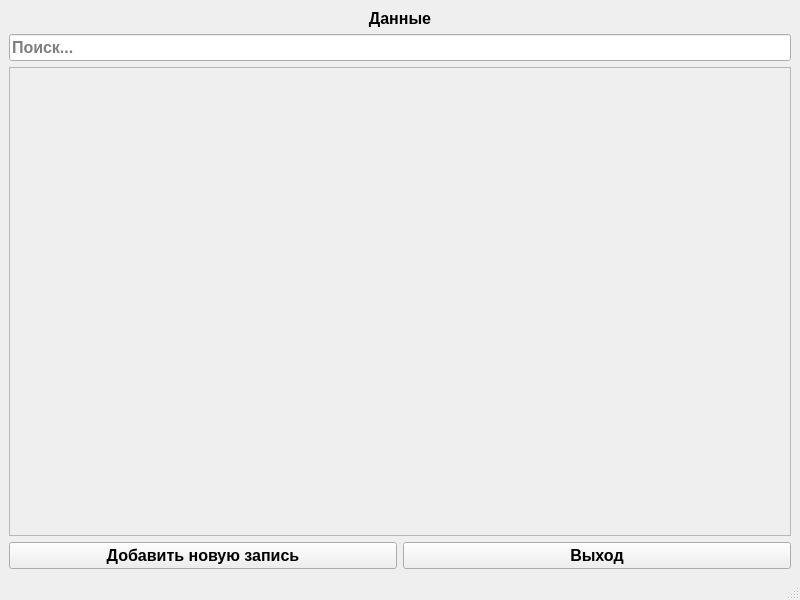
<?xml version="1.0" encoding="UTF-8"?>
<ui version="4.0">
 <class>MainWindow</class>
 <widget class="QMainWindow" name="MainWindow">
  <property name="geometry">
   <rect>
    <x>0</x>
    <y>0</y>
    <width>800</width>
    <height>600</height>
   </rect>
  </property>
  <property name="windowTitle">
   <string>MainWindow</string>
  </property>
  <widget class="QWidget" name="centralwidget">
   <property name="font">
    <font>
     <family>Yu Gothic UI</family>
     <pointsize>12</pointsize>
     <weight>75</weight>
     <bold>true</bold>
    </font>
   </property>
   <layout class="QVBoxLayout" name="verticalLayout">
    <item>
     <widget class="QLabel" name="label">
      <property name="text">
       <string>&lt;html&gt;&lt;head/&gt;&lt;body&gt;&lt;p align=&quot;center&quot;&gt;Данные&lt;/p&gt;&lt;/body&gt;&lt;/html&gt;</string>
      </property>
     </widget>
    </item>
    <item>
     <widget class="QLineEdit" name="lineEdit">
      <property name="placeholderText">
       <string>Поиск...</string>
      </property>
     </widget>
    </item>
    <item>
     <widget class="QScrollArea" name="scrollArea">
      <property name="widgetResizable">
       <bool>true</bool>
      </property>
      <widget class="QWidget" name="scrollAreaWidgetContents">
       <property name="geometry">
        <rect>
         <x>0</x>
         <y>0</y>
         <width>780</width>
         <height>442</height>
        </rect>
       </property>
       <layout class="QVBoxLayout" name="verticalLayout_2"/>
      </widget>
     </widget>
    </item>
    <item>
     <layout class="QHBoxLayout" name="horizontalLayout">
      <item>
       <widget class="QPushButton" name="pushButton_2">
        <property name="text">
         <string>Добавить новую запись</string>
        </property>
       </widget>
      </item>
      <item>
       <widget class="QPushButton" name="pushButton">
        <property name="text">
         <string>Выход</string>
        </property>
       </widget>
      </item>
     </layout>
    </item>
   </layout>
  </widget>
  <widget class="QMenuBar" name="menubar">
   <property name="geometry">
    <rect>
     <x>0</x>
     <y>0</y>
     <width>800</width>
     <height>21</height>
    </rect>
   </property>
  </widget>
  <widget class="QStatusBar" name="statusbar"/>
 </widget>
 <resources/>
 <connections/>
</ui>
